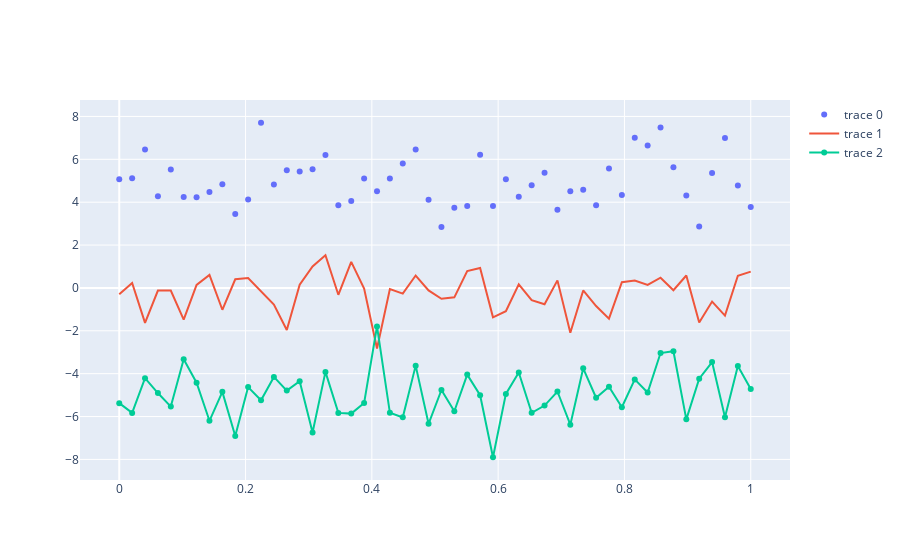

Notebook source saved alongside this figure:
### Code cell
data = [trace0,trace1,trace2]
offline.iplot(data)
